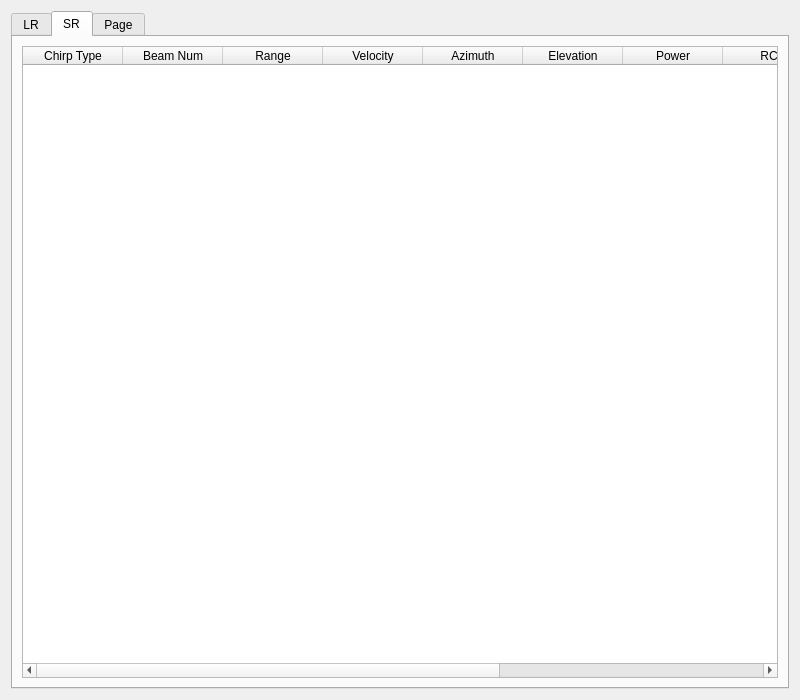
<?xml version="1.0" encoding="UTF-8"?>
<ui version="4.0">
 <class>Form</class>
 <widget class="QWidget" name="Form">
  <property name="geometry">
   <rect>
    <x>0</x>
    <y>0</y>
    <width>800</width>
    <height>700</height>
   </rect>
  </property>
  <property name="windowTitle">
   <string>Form</string>
  </property>
  <layout class="QGridLayout" name="gridLayout">
   <item row="0" column="0">
    <widget class="QTabWidget" name="tabWidget">
     <property name="currentIndex">
      <number>1</number>
     </property>
     <widget class="QWidget" name="tab">
      <attribute name="title">
       <string>LR</string>
      </attribute>
      <layout class="QGridLayout" name="gridLayout_2">
       <item row="0" column="0">
        <widget class="QTableWidget" name="tableWidget">
         <column>
          <property name="text">
           <string>Chirp Type</string>
          </property>
         </column>
         <column>
          <property name="text">
           <string>Beam Num</string>
          </property>
         </column>
         <column>
          <property name="text">
           <string>Range</string>
          </property>
         </column>
         <column>
          <property name="text">
           <string>Velocity</string>
          </property>
         </column>
         <column>
          <property name="text">
           <string>Azimuth</string>
          </property>
         </column>
         <column>
          <property name="text">
           <string>Elevation</string>
          </property>
         </column>
         <column>
          <property name="text">
           <string>Power</string>
          </property>
         </column>
         <column>
          <property name="text">
           <string>RCS</string>
          </property>
         </column>
         <column>
          <property name="text">
           <string>Freq Idx [R, D]</string>
          </property>
         </column>
         <column>
          <property name="text">
           <string>Merge Peak Idx</string>
          </property>
         </column>
         <column>
          <property name="text">
           <string>Trk Num</string>
          </property>
         </column>
         <column>
          <property name="text">
           <string>GF Step</string>
          </property>
         </column>
        </widget>
       </item>
      </layout>
     </widget>
     <widget class="QWidget" name="tab_2">
      <attribute name="title">
       <string>SR</string>
      </attribute>
      <layout class="QGridLayout" name="gridLayout_3">
       <item row="0" column="0">
        <widget class="QTableWidget" name="tableWidget_2">
         <column>
          <property name="text">
           <string>Chirp Type</string>
          </property>
         </column>
         <column>
          <property name="text">
           <string>Beam Num</string>
          </property>
         </column>
         <column>
          <property name="text">
           <string>Range</string>
          </property>
         </column>
         <column>
          <property name="text">
           <string>Velocity</string>
          </property>
         </column>
         <column>
          <property name="text">
           <string>Azimuth</string>
          </property>
         </column>
         <column>
          <property name="text">
           <string>Elevation</string>
          </property>
         </column>
         <column>
          <property name="text">
           <string>Power</string>
          </property>
         </column>
         <column>
          <property name="text">
           <string>RCS</string>
          </property>
         </column>
         <column>
          <property name="text">
           <string>Freq Idx [D, R]</string>
          </property>
         </column>
         <column>
          <property name="text">
           <string>Merge Peak Idx</string>
          </property>
         </column>
         <column>
          <property name="text">
           <string>GF Step</string>
          </property>
         </column>
        </widget>
       </item>
      </layout>
     </widget>
     <widget class="QWidget" name="tab_3">
      <attribute name="title">
       <string>Page</string>
      </attribute>
      <layout class="QGridLayout" name="gridLayout_4">
       <item row="0" column="0">
        <widget class="QTableWidget" name="tableWidget_3">
         <column>
          <property name="text">
           <string>Chirp Type</string>
          </property>
         </column>
         <column>
          <property name="text">
           <string>Beam Num</string>
          </property>
         </column>
         <column>
          <property name="text">
           <string>Range</string>
          </property>
         </column>
         <column>
          <property name="text">
           <string>Velocity</string>
          </property>
         </column>
         <column>
          <property name="text">
           <string>Azimuth</string>
          </property>
         </column>
         <column>
          <property name="text">
           <string>Elevation</string>
          </property>
         </column>
         <column>
          <property name="text">
           <string>Power</string>
          </property>
         </column>
         <column>
          <property name="text">
           <string>RCS</string>
          </property>
         </column>
         <column>
          <property name="text">
           <string>Freq Idx [D, R]</string>
          </property>
         </column>
         <column>
          <property name="text">
           <string>Merge Peak Idx</string>
          </property>
         </column>
         <column>
          <property name="text">
           <string>GF Step</string>
          </property>
         </column>
        </widget>
       </item>
      </layout>
     </widget>
    </widget>
   </item>
  </layout>
 </widget>
 <resources/>
 <connections/>
</ui>
